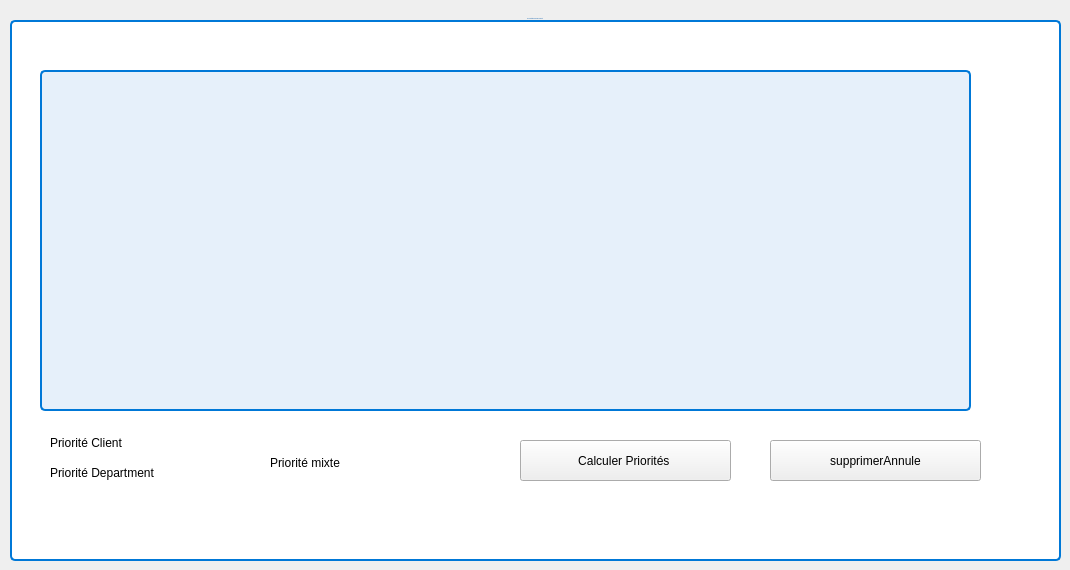
   <widget class="QWidget" name="tab_3">
    <attribute name="title">
     <string>systéme de priorisation_1</string>
    </attribute>
    <widget class="QGroupBox" name="groupBox_8">
     <property name="geometry">
      <rect>
       <x>10</x>
       <y>10</y>
       <width>1051</width>
       <height>551</height>
      </rect>
     </property>
     <property name="font">
      <font>
       <family>Segoe UI</family>
       <pointsize>-1</pointsize>
      </font>
     </property>
     <property name="styleSheet">
      <string notr="true">QGroupBox {
    border: 2px solid #0078D7;  /* Bordure bleue */
    border-radius: 5px;         /* Coins arrondis */
    margin-top: 10px;           /* Espace au-dessus du titre */
    background-color: #ffffff;  /* Fond bleu clair */
    padding: 5px;               /* Espace interne */
}

QGroupBox::title {
    subcontrol-origin: margin;
    subcontrol-position: top center; /* Centrage du titre */
    padding: 8px 10px;
    color: #0056A6;  /* Couleur du texte */
    font-weight: bold;
    font-size: 12pt;
    background: transparent;
}
</string>
     </property>
     <property name="title">
      <string>les consultation par ordre de priorité</string>
     </property>
     <property name="flat">
      <bool>false</bool>
     </property>
     <property name="checkable">
      <bool>false</bool>
     </property>
     <widget class="QTableView" name="tableView_priorisation">
      <property name="geometry">
       <rect>
        <x>30</x>
        <y>60</y>
        <width>931</width>
        <height>341</height>
       </rect>
      </property>
      <property name="styleSheet">
       <string notr="true">QTableView {
    background-color: #E6F0FA; /* Fond bleu clair */
    border: 2px solid #0078D7; /* Bordure bleue */
    border-radius: 5px; /* Coins arrondis */
    padding: 5px;
    gridline-color: #0078D7; /* Couleur des lignes de la grille */
    selection-background-color: #0078D7; /* Fond bleu sélection */
    selection-color: white; /* Texte blanc en sélection */
    outline: none;
}

QHeaderView::section {
    background-color: #0078D7; /* Fond bleu pour les en-têtes */
    color: white; /* Texte blanc */
    padding: 5px;
    border: 1px solid #0056A6;
    font-weight: bold;
}

QTableView::item {
    background-color: white; /* Fond des éléments */
    color: #0056A6; /* Texte bleu */
    padding: 5px;
    border-radius: 3px;
}

QTableView::item:selected {
    background-color: #0078D7; /* Fond bleu sélection */
    color: white; /* Texte blanc */
    font-weight: bold;
}

QTableView::item:hover {
    background-color: #ADD8E6; /* Bleu clair au survol */
    color: black;
}
</string>
      </property>
      <property name="sortingEnabled">
       <bool>true</bool>
      </property>
     </widget>
     <widget class="QPushButton" name="prioriserButton">
      <property name="geometry">
       <rect>
        <x>510</x>
        <y>430</y>
        <width>211</width>
        <height>41</height>
       </rect>
      </property>
      <property name="text">
       <string>Calculer Priorités </string>
      </property>
     </widget>
     <widget class="QRadioButton" name="radioButton_1">
      <property name="geometry">
       <rect>
        <x>20</x>
        <y>450</y>
        <width>181</width>
        <height>26</height>
       </rect>
      </property>
      <property name="styleSheet">
       <string notr="true">background-color: transparent;
color: rgb(0, 0, 0);</string>
      </property>
      <property name="text">
       <string>Priorité Department</string>
      </property>
     </widget>
     <widget class="QRadioButton" name="radioButton_2">
      <property name="geometry">
       <rect>
        <x>20</x>
        <y>420</y>
        <width>131</width>
        <height>26</height>
       </rect>
      </property>
      <property name="styleSheet">
       <string notr="true">background-color: transparent;
color: rgb(0, 0, 0);</string>
      </property>
      <property name="text">
       <string>Priorité Client</string>
      </property>
     </widget>
     <widget class="QRadioButton" name="radioButton_3">
      <property name="enabled">
       <bool>true</bool>
      </property>
      <property name="geometry">
       <rect>
        <x>240</x>
        <y>440</y>
        <width>141</width>
        <height>26</height>
       </rect>
      </property>
      <property name="styleSheet">
       <string notr="true">background-color: transparent;
color: rgb(0, 0, 0);</string>
      </property>
      <property name="text">
       <string>Priorité mixte </string>
      </property>
     </widget>
     <widget class="QPushButton" name="pushButton_supprimerAnnule">
      <property name="geometry">
       <rect>
        <x>760</x>
        <y>430</y>
        <width>211</width>
        <height>41</height>
       </rect>
      </property>
      <property name="text">
       <string>supprimerAnnule</string>
      </property>
     </widget>
    </widget>
   </widget>
